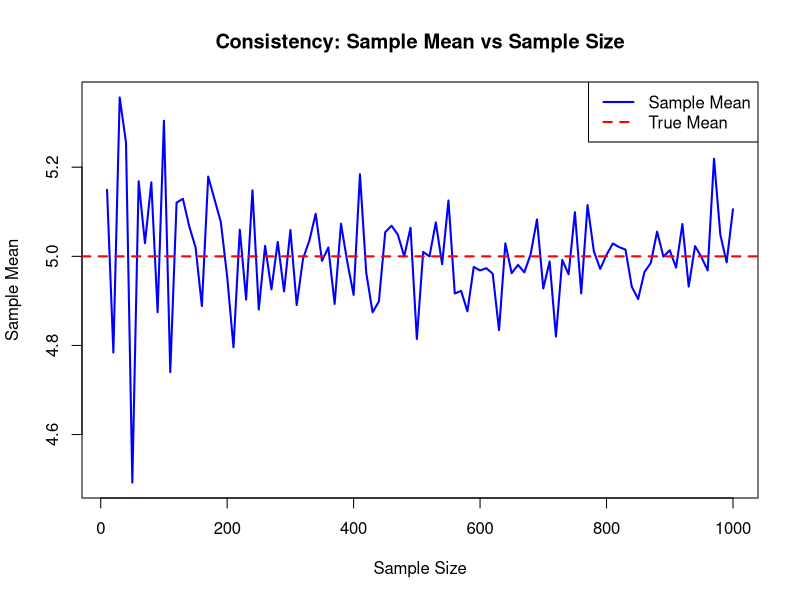

The R script that drew this image:
# E2-1: Demonstrate consistency by increasing sample size

set.seed(123)

mu <- 5
sizes <- seq(10, 1000, by = 10)
means <- numeric(length(sizes))

for (i in seq_along(sizes)) {
  means[i] <- mean(rnorm(sizes[i], mean = mu, sd = 2))
}

# Output
cat("Sample mean at n=10:", means[1], "\n")
cat("Sample mean at n=1000:", means[length(means)], "\n")
cat("True mean:", mu, "\n")


# Create PDF file
pdf("E2_1.pdf", width = 8, height = 6)

# Graph
plot(sizes, means,
     type = "l",
     col = "blue",
     lwd = 2,
     main = "Consistency: Sample Mean vs Sample Size",
     xlab = "Sample Size",
     ylab = "Sample Mean")

# True mean line
abline(h = mu,
       col = "red",
       lwd = 2,
       lty = 2)

# Legend
legend("topright",
       legend = c("Sample Mean", "True Mean"),
       col = c("blue", "red"),
       lty = c(1, 2),
       lwd = 2)

# Close PDF
dev.off()







# # E2-1: Demonstrate consistency by increasing sample size

# set.seed(123)

# mu <- 5
# sizes <- seq(10, 1000, by = 10)
# means <- numeric(length(sizes))

# for (i in seq_along(sizes)) {
#   means[i] <- mean(rnorm(sizes[i], mean = mu, sd = 2))
# }

# # Output
# cat("Sample mean at n=10:", means[1], "\n")
# cat("Sample mean at n=1000:", means[length(means)], "\n")
# cat("True mean:", mu, "\n")

# # Graph
# plot(sizes, means,
#      type = "l",
#      col = "blue",
#      lwd = 2,
#      main = "Consistency: Sample Mean vs Sample Size",
#      xlab = "Sample Size",
#      ylab = "Sample Mean")

# # True mean line
# abline(h = mu,
#        col = "red",
#        lwd = 2,
#        lty = 2)

# # Legend
# legend("topright",
#        legend = c("Sample Mean", "True Mean"),
#        col = c("blue", "red"),
#        lty = c(1, 2),
#        lwd = 2)
